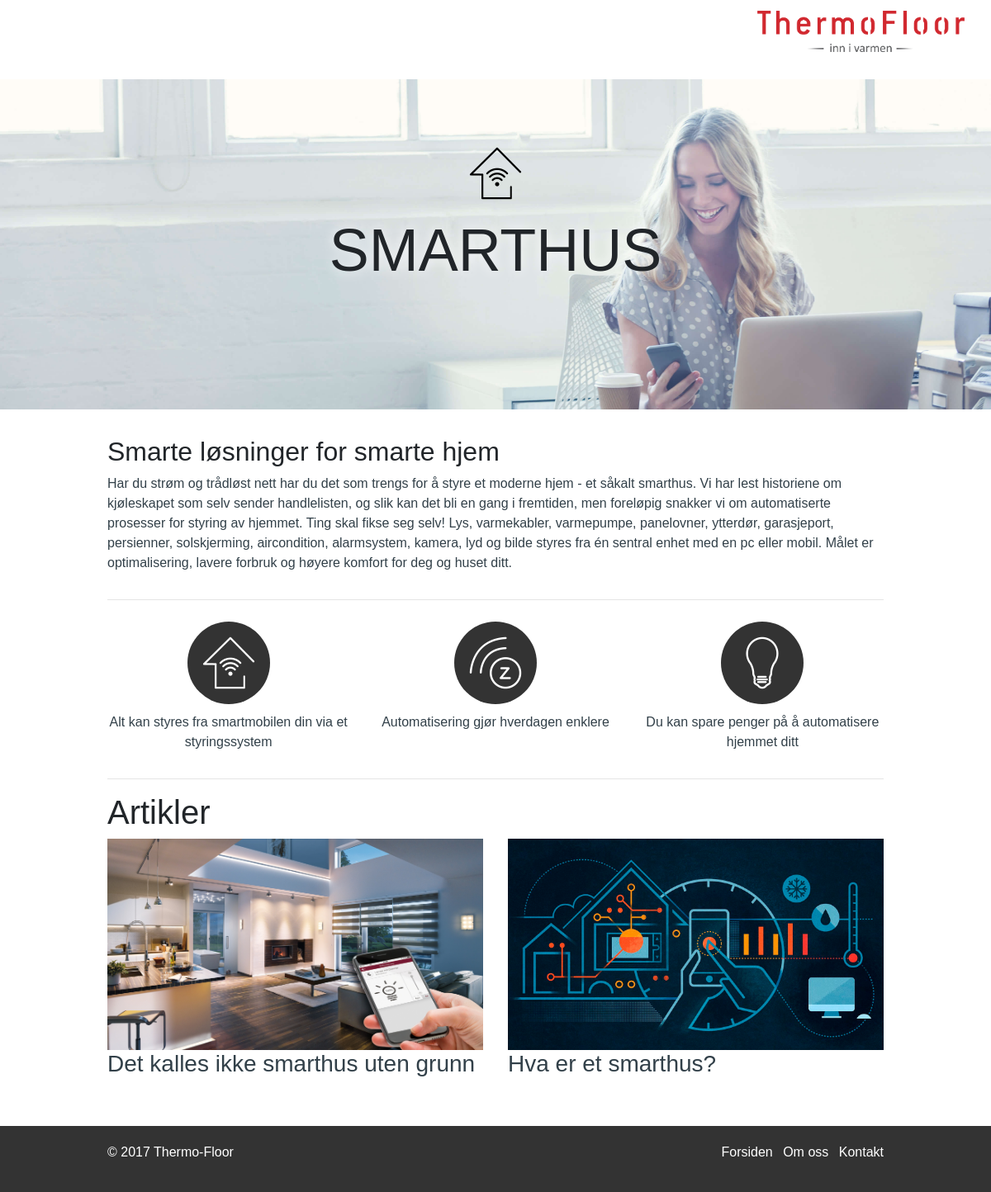
/smarthus.php, run on the app's committed database.
### tables this page shows
CREATE TABLE `posts` (
  `id` int(11) NOT NULL,
  `title` varchar(225) NOT NULL,
  `ingress` varchar(225) NOT NULL,
  `body` text NOT NULL,
  `imgsrc` varchar(255) NOT NULL,
  `category` varchar(255) NOT NULL
);

### app/config.php (called while the page is built)
<?php
return [
    'database' => [
        'name' => 'webprosjekt2',
        'username' => 'root',
        'password' => '',
        'connection' => 'mysql:host=127.0.0.1',
        'options' => [
            PDO::ATTR_ERRMODE => PDO::ERRMODE_WARNING
        ]
    ]
];

### app/app.php (called while the page is built, shortened)
<?php
$config = require 'config.php';
require 'database/Connection.php';
require 'database/QueryBuilder.php';
return new QueryBuilder(
    Connection::make($config['database'])
);

### app/database/Connection.php (called while the page is built)
<?php
class Connection {
    public static function make($config) {
        try {
            return new PDO(
                $config['connection'].';dbname='.$config['name'].';charset=utf8',
                $config['username'],
                $config['password'],
                $config['options']
            );
        } catch (PDOException $e) {
            die($e->getMessage());
        }
    }
}

### app/database/QueryBuilder.php (called while the page is built, shortened)
<?php
class QueryBuilder {
    protected $pdo;
    public function __construct($pdo) {
        $this->pdo = $pdo;
    }
    public function select($table) {
        $statement = $this->pdo->prepare($table);
        $statement->execute();
        return $statement->fetchAll(PDO::FETCH_CLASS);
    }
}

### smarthus.php (the view, shortened to what this page needs)
<?php
$database = require 'app/app.php';
$sql = "SELECT * FROM posts WHERE category = 'smarthus'";
$table = $database->select($sql);
include_once('partials/head.php');
?>
    <div class="jumbotron jumbotron-fluid category" id="smarthus">
        <div class="container">
            <img class="headericon" src="img/icons/icon1.png" alt="">
            <h1 class="display-3">Smarthus</h1>
        </div>
    </div>
    <div class="container">
        <div class="row">
            <div class="col-sm-12">
                <h2>Smarte løsninger for smarte hjem</h2>
                <p>Har du strøm og trådløst nett har du det som trengs for å styre et moderne hjem - et såkalt smarthus. Vi har lest historiene om kjøleskapet som selv sender handlelisten, og slik kan det bli en gang i fremtiden, men foreløpig snakker vi om automatiserte prosesser for styring av hjemmet. Ting skal fikse seg selv! Lys, varmekabler, varmepumpe, panelovner, ytterdør, garasjeport, persienner, solskjerming, aircondition, alarmsystem, kamera, lyd og bilde styres fra én sentral enhet med en pc eller mobil. Målet er optimalisering, lavere forbruk og høyere komfort for deg og huset ditt.</p>
            </div>
        </div>
        <hr>
        <div class="row">
            <div class="col-md-4 category">
                <img class="icon" src="img/icons/icon1w.png" alt="">
                <p>Alt kan styres fra smartmobilen din via et styringssystem</p>
            </div>
            <div class="col-md-4 category">
                <img class="icon" src="img/icons/icon2w.png" alt="">
                <p>Automatisering gjør hverdagen enklere</p>
            </div>
            <div class="col-md-4 category">
                <img class="icon" src="img/icons/icon3w.png" alt="">
                <p>Du kan spare penger på å automatisere hjemmet ditt</p>
            </div>
        </div>
        <hr>
        <div class="row">
            <div class="col-md-12">
                <h1>Artikler</h1>
            </div>
            <?php foreach ($table as $post): ?>
            <div class="col-md-6">
                <a href="post.php?id=<?php echo $post->id ?>">
                <img src="<?php echo $post->imgsrc ?>" class="img-fluid" alt="">
                <h3>
                    <?php echo $post->title ?>
                </h3>
            </a>
            </div>
            <?php endforeach; ?>
        </div>
    </div>
    <?php include_once('partials/footer.php');

### partials/head.php (shortened to what this page needs)
<!DOCTYPE html>
<html lang="no">
<head>
    <link rel="stylesheet" href="https://maxcdn.bootstrapcdn.com/bootstrap/4.0.0-alpha.6/css/bootstrap.min.css">
    <link rel="stylesheet" type="text/css" href="css/style.css">
    <link rel="stylesheet" href="css/social-buttons.css">
</head>
<body>
    <nav class="navbar navbar-toggleable-sm">
        <button class="navbar-toggler navbar-toggler-right" type="button" data-toggle="collapse" data-target="#navbarsExampleDefault" aria-controls="navbarsExampleDefault" aria-expanded="false" aria-label="Toggle navigation">
        <span class="navbar-toggler-icon"></span>
      </button>
        <a class="navbar-brand" href="index.php">
            <img src="img/logo.png" alt="">
        </a>
    </nav>

### partials/footer.php (shortened to what this page needs)
<footer class="footer">
    <div class="container">
        <div class="row">
            <div class="col-sm-6">
                <p>&copy; 2017 Thermo-Floor</p>
            </div>
            <div class="col-sm-6">
                <ul class="list-inline text-right">
                    <li class="list-inline-item"><a href="index.php">Forsiden</a></li>
                    <li class="list-inline-item"><a href="omtf.html">Om oss</a></li>
                    <li class="list-inline-item"><a href="kontakt.html">Kontakt</a></li>
                </ul>
            </div>
        </div>
    </div>
</footer>
</body>
</html>

### css/style.css (style rules this page uses)
* { transition: all 0.2s ease; }
html, body { font-family: 'Source Sans Pro', sans-serif; }
h1, h2, h3, h4 { font-family: 'Oxygen', sans-serif; }
p { color: #324049; }
footer p { color: white; }
nav { margin-bottom: 20px; }
.container { max-width: 970px; }
footer { background-color: #333; height: 80px; padding: 20px; margin-top: 20px; }
footer>* { color: white; }
footer a { color: white; }
a { color: #324049; }
.jumbotron h1 { text-shadow: 0 0 15px #fff; }
.navbar-brand img { height: 50px; }
.jumbotron { background-position: center; }
.jumbotron-fluid { background-image: url(../img/hero2.jpg); background-size: cover; background-position: center; height: 450px; }
.col-md-6, .col-lg-4 { margin-bottom: 30px; }
.jumbotron.category { height: 400px; }
.jumbotron.category#smarthus { background-image: url(../img/smarthusbg.jpg); }
.jumbotron.category>* { text-transform: uppercase; }
.category { text-align: center; }
.headericon { width: 100px; }
.icon { width: 100px; background-color: #333; border-radius: 50%; margin: 10px auto 10px auto; text-align: center; display: block; }

### data on the page
posts: imgsrc (picture), title "Det kalles ikke smarthus uten grunn"
posts: imgsrc (picture), title "Hva er et smarthus?"
